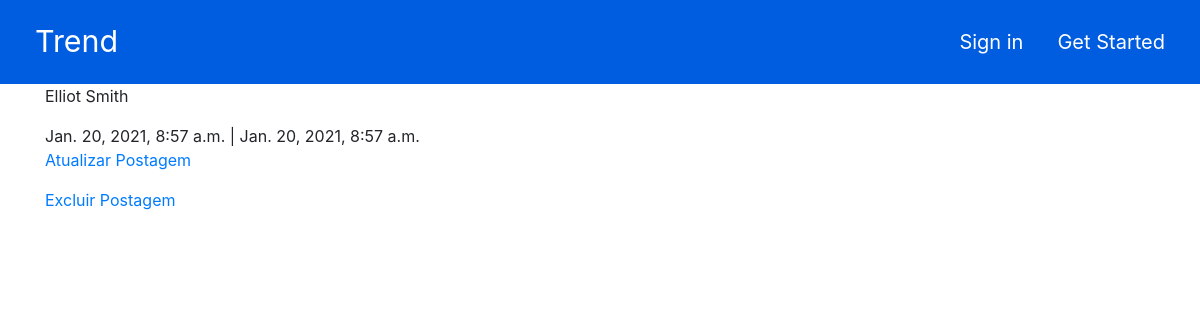
Screenshot of /between-the-bars with the database file from the repository.
### application/models.py (models this page shows, shortened)
class Post(models.Model):
    STATUS = (('public', 'Public'), ('private', 'Private'),)
    title = models.CharField(max_length=250)
    slug = models.SlugField(max_length=250)
    author = models.ForeignKey(User, on_delete=models.CASCADE)
    content = models.TextField()
    published = models.DateTimeField(default=timezone.now)
    updated = models.DateTimeField(auto_now=True)
    status = models.CharField(max_length=10, choices=STATUS, default='private')
    def get_absolute_url_update(self):
        return reverse('updatePost', args=[self.slug])
    def get_absolute_url_delete(self):
        return reverse('deletePost', args=[self.slug])
    class Meta:
        ordering = ('-published',)

### application/views.py (the view)
# urls.py: path('<slug:slug>', views.PostDetailView.as_view(), name='detailPost'),
class PostDetailView(DetailView):
    model = Post
    template_name = 'post/detail-post.html'
    context_object_name = 'post'

### application/templates/post/detail-post.html (shortened to what this page needs)
{% extends 'base.html' %}
{% block content %}
    <p>{{post.content}}</p>
    <span>{{post.published}}</span> | <span>{{post.updated}}</span>
    <p><a href="{{post.get_absolute_url_update}}">Atualizar Postagem</a></p>
    <p><a href="{{post.get_absolute_url_delete}}">Excluir Postagem</a></p>
{% endblock content %}

### rows the page displays
Post: content "Elliot Smith", published "Jan. 20, 2021, 8:57 a.m.", updated "Jan. 20, 2021, 8:57 a.m."
